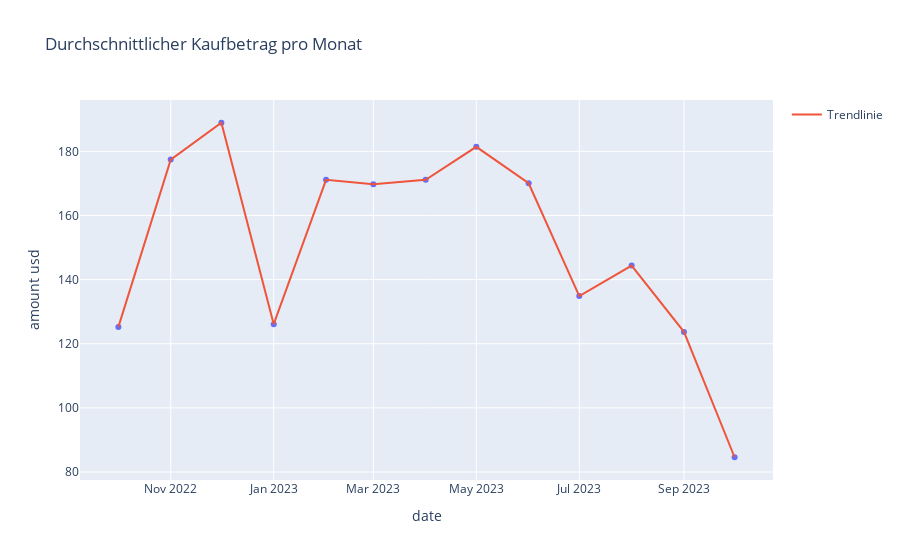

Here is the notebook cell this chart was saved with:
### Code cell
# 6. Kombiniertes Diagramm (Scatter + Line): Durchschnittlicher Kaufbetrag pro Monat
monthly_avg = df.groupby(df['date'].dt.to_period('M'))['amount usd'].mean().reset_index()
monthly_avg['date'] = monthly_avg['date'].dt.to_timestamp()

fig = px.scatter(monthly_avg, x='date', y='amount usd', title='Durchschnittlicher Kaufbetrag pro Monat')
fig.add_scatter(x=monthly_avg['date'], y=monthly_avg['amount usd'], mode='lines', name='Trendlinie')
fig.show()

### Figure 1 — Plotly figure (JSON) as saved in the notebook; plotly's stock layout.template omitted (floating-point values rounded to 4 significant figures)
{"data": [{"hovertemplate": "date=%{x}<br>amount usd=%{y}<extra></extra>", "legendgroup": "", "marker": {"color": "#636efa", "symbol": "circle"}, "mode": "markers", "name": "", "orientation": "v", "showlegend": false, "type": "scatter", "x": ["2022-10-01T00:00:00.000000000", "2022-11-01T00:00:00.000000000", "2022-12-01T00:00:00.000000000", "2023-01-01T00:00:00.000000000", "2023-02-01T00:00:00.000000000", "2023-03-01T00:00:00.000000000", "2023-04-01T00:00:00.000000000", "2023-05-01T00:00:00.000000000", "2023-06-01T00:00:00.000000000", "2023-07-01T00:00:00.000000000", "2023-08-01T00:00:00.000000000", "2023-09-01T00:00:00.000000000", "2023-10-01T00:00:00.000000000"], "xaxis": "x", "y": [125.3, 177.4, 188.9, 126.1, 171.1, 169.7, 171.1, 181.4, 170.1, 134.9, 144.4, 123.7, 84.6], "yaxis": "y"}, {"mode": "lines", "name": "Trendlinie", "type": "scatter", "x": ["2022-10-01T00:00:00.000000000", "2022-11-01T00:00:00.000000000", "2022-12-01T00:00:00.000000000", "2023-01-01T00:00:00.000000000", "2023-02-01T00:00:00.000000000", "2023-03-01T00:00:00.000000000", "2023-04-01T00:00:00.000000000", "2023-05-01T00:00:00.000000000", "2023-06-01T00:00:00.000000000", "2023-07-01T00:00:00.000000000", "2023-08-01T00:00:00.000000000", "2023-09-01T00:00:00.000000000", "2023-10-01T00:00:00.000000000"], "y": [125.3, 177.4, 188.9, 126.1, 171.1, 169.7, 171.1, 181.4, 170.1, 134.9, 144.4, 123.7, 84.6]}], "layout": {"legend": {"tracegroupgap": 0}, "title": {"text": "Durchschnittlicher Kaufbetrag pro Monat"}, "xaxis": {"anchor": "y", "domain": [0, 1], "title": {"text": "date"}}, "yaxis": {"anchor": "x", "domain": [0, 1], "title": {"text": "amount usd"}}}}
